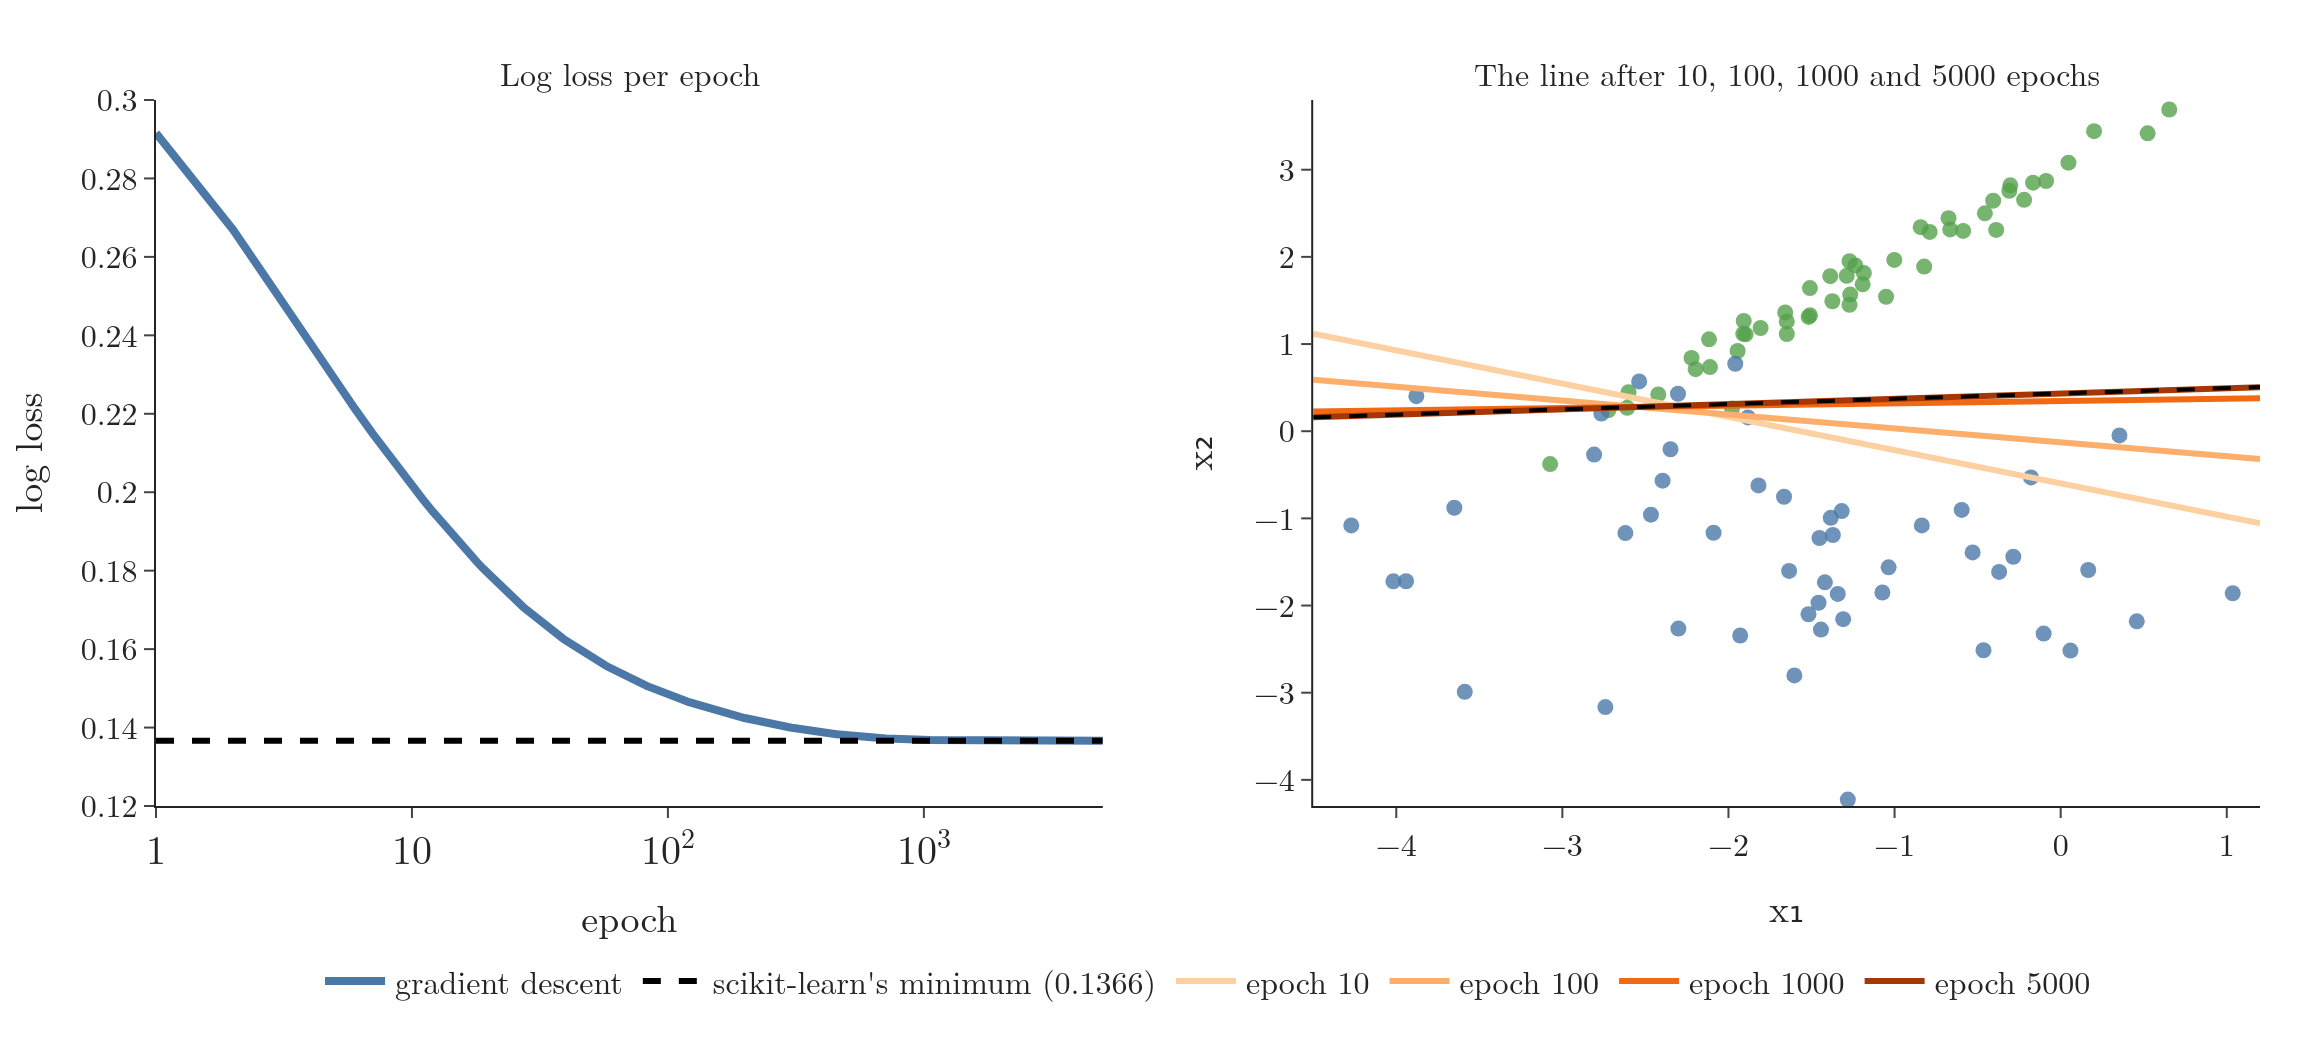

Python code for this plot:
"""Logistic regression by batch gradient descent vs scikit-learn (penalty=None) on 100 overlapping points (Plotly)."""
from pathlib import Path
import numpy as np
import warnings
import plotly.graph_objects as go
from plotly.subplots import make_subplots
from sklearn.datasets import make_classification
from sklearn.linear_model import LogisticRegression
from sklearn.metrics import log_loss
warnings.simplefilter("ignore")

here = Path(__file__).parent
sig = lambda z: 1 / (1 + np.exp(-z))
X, y = make_classification(n_samples=100, n_features=2, n_informative=2, n_redundant=0, n_classes=2,
                           n_clusters_per_class=1, random_state=4, class_sep=1.5)
sk = LogisticRegression(penalty=None, max_iter=100000, tol=1e-10).fit(X, y)
w_sk = np.r_[sk.intercept_, sk.coef_[0]]
loss_sk = log_loss(y, sk.predict_proba(X)[:, 1])
Xb = np.insert(X, 0, 1, axis=1)
w = np.ones(3)
losses, snaps = [], {}
for e in range(1, 5001):
    w = w + 0.5 * (Xb.T @ (y - sig(Xb @ w))) / len(y)
    losses.append(log_loss(y, sig(Xb @ w)))
    if e in (10, 100, 1000, 5000):
        snaps[e] = w.copy()

fig = make_subplots(rows=1, cols=2, horizontal_spacing=0.1, subplot_titles=("Log loss per epoch", "The line after 10, 100, 1000 and 5000 epochs"))
ep = np.arange(1, 5001)
fig.add_trace(go.Scatter(x=ep, y=losses, mode="lines", line=dict(color="#4C78A8", width=4), name="gradient descent"), 1, 1)
fig.add_trace(go.Scatter(x=[1, 5000], y=[loss_sk] * 2, mode="lines", line=dict(color="black", width=3, dash="dash"),
                         name=f"scikit-learn's minimum ({loss_sk:.4f})"), 1, 1)
for k, c in ((1, "#54A24B"), (0, "#4C78A8")):
    fig.add_trace(go.Scatter(x=X[y == k, 0], y=X[y == k, 1], mode="markers", marker=dict(color=c, size=8, opacity=0.8),
                             showlegend=False), 1, 2)
xs = np.array([-4.5, 1.2])
shades = {10: "#FDD0A2", 100: "#FDAE6B", 1000: "#F16913", 5000: "#A63603"}
for e, wv in snaps.items():
    fig.add_trace(go.Scatter(x=xs, y=-(wv[0] + wv[1] * xs) / wv[2], mode="lines", line=dict(color=shades[e], width=3),
                             name=f"epoch {e}"), 1, 2)
fig.add_trace(go.Scatter(x=xs, y=-(w_sk[0] + w_sk[1] * xs) / w_sk[2], mode="lines", line=dict(color="black", width=2, dash="dash"),
                         showlegend=False), 1, 2)
fig.update_xaxes(type="log", title="epoch", row=1, col=1, exponentformat="power", dtick=1)
fig.update_yaxes(title="log loss", row=1, col=1, range=[0.12, 0.3])
fig.update_xaxes(title="x₁", range=[-4.5, 1.2], row=1, col=2)
fig.update_yaxes(title="x₂", range=[-4.3, 3.8], row=1, col=2)
fig.update_layout(template="simple_white", width=1150, height=520, font=dict(family="Latin Modern Roman", size=16),
                  legend=dict(orientation="h", x=0.5, xanchor="center", y=-0.2), margin=dict(l=70, r=20, t=50, b=110))
fig.write_image(here / "training.png", scale=2); fig.write_image(here / "training.pdf")
print(w.round(4), w_sk.round(4))
